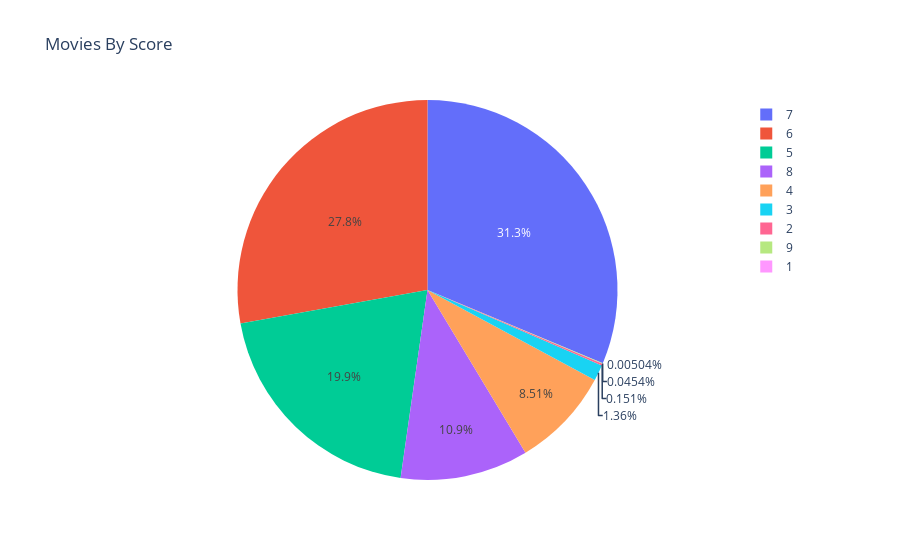

Source (notebook cell):
### Markdown cell above
### Score distribution

### Code cell
import plotly.express as px
#df = px.data.gapminder().query("year == 2007").query("continent == 'Europe'")
df = bayes_df.copy()
df = df.sort_values(by='Score', ascending=False)
df['Score']=df['Score']//1
#df.loc[df['pop'] < 2.e6, 'country'] = 'Other countries' # Represent only large countries
fig = px.pie(df, values='Score', names='Score', title='Movies By Score')
#fig = px.pie(df, values='Good', names='Good', title='Movies By Score')
fig.show()

### Figure 1 — Plotly figure (JSON) as saved in the notebook; plotly's stock layout.template omitted (floating-point values rounded to 4 significant figures; data arrays with more than 128 entries replaced by an {"elided": "..."} marker saying what was removed)
{"data": [{"domain": {"x": [0, 1], "y": [0, 1]}, "hovertemplate": "Score=%{value}<extra></extra>", "labels": {"elided": "3396 int values"}, "legendgroup": "", "name": "", "showlegend": true, "type": "pie", "values": {"elided": "3396 int values"}}], "layout": {"autosize": true, "legend": {"tracegroupgap": 0}, "title": {"text": "Movies By Score"}}}
